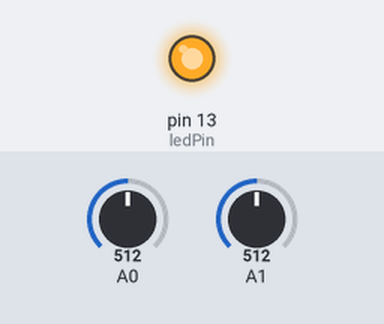
Simulated run of this sketch. Board: Teensy 4. Parts: output pins drawn as LEDs (lit = HIGH). The inputs (shaded band) are chosen by the test bench; at power-on: A0 = 512, A1 = 512. Pins used as bus, display or sensor lines are not drawn.

Above: at 0.1 s.
At 1.1 s:
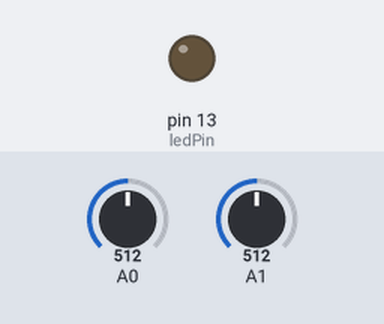
Timing chart, 0 to 2.6 s (numbered marks = the images above):
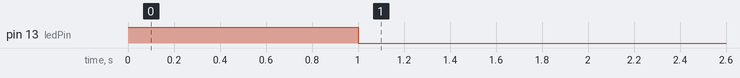

The sketch:

TurBoMixer3000.ino
```cpp
const int s0 = 2; // Pin connected to S0 of 4051
const int s1 = 3; // Pin connected to S1 of 4051
const int s2 = 4; // Pin connected to S2 of 4051

const int ledPin = 13;

int channel = 1; // midi channel

int cc[16] = { 102, 103, 104, 105, 106, 107, 108, 109, 110, 111, 112, 113, 114, 115, 116, 117};

int val[16];
int lastVal[16] = { -1, -1, -1, -1, -1, -1, -1, -1, -1, -1, -1, -1, -1, -1, -1, -1 };

void setup() {
  pinMode(ledPin, OUTPUT);

  // set pins to output multiplexor 4051
  pinMode(s0, OUTPUT);
  pinMode(s1, OUTPUT);
  pinMode(s2, OUTPUT);

  digitalWrite(ledPin, HIGH);
  delay(1000);
  digitalWrite(ledPin, LOW);
}

void loop() {

  val[0] = readPot(0, 0); // (Analog input, Mux port)
  val[1] = readPot(0, 1);
  val[2] = readPot(0, 2);
  val[3] = readPot(0, 3);
  val[4] = readPot(0, 4);
  val[5] = readPot(0, 5);
  val[6] = readPot(0, 6);
  val[7] = readPot(0, 7);

  val[8] = readPot(1, 0);
  val[9] = readPot(1, 1);
  val[10] = readPot(1, 2);
  val[11] = readPot(1, 3);
  val[12] = readPot(1, 4);
  val[13] = readPot(1, 5);
  val[14] = readPot(1, 6);
  val[15] = readPot(1, 7);

  for (int i = 0; i < 5 ; i ++){
    if (val[i] != lastVal[i]) {
      usbMIDI.sendControlChange(cc[i],val[i],channel);
      lastVal[i] = val[i];
    }
  }
}

int readPot(int input, int port){

  selectInput(port); // of 4051

  int knobVal = smoothRead(input);
  int val = knobVal/8;
  return val;
}

void selectInput(int input){

  // select 4051 channel 0 (of 0 to 7)

  digitalWrite(s0, bitRead(input, 0));
  digitalWrite(s1, bitRead(input, 1));
  digitalWrite(s2, bitRead(input, 2));

  // allow 100 us for signals to stablize because of 3.3v, 50 us  for  5v
  delayMicroseconds(100);
}

int smoothRead(int input){

  int numReadings = 10;
  int readings[numReadings];
  int total = 0;
  int average = 0;

  for (int i = 0; i < numReadings; i++){
    readings[i] = analogRead(input);
    total= total + readings[i];
  }
  average = total / numReadings;
  return average;
}
```
